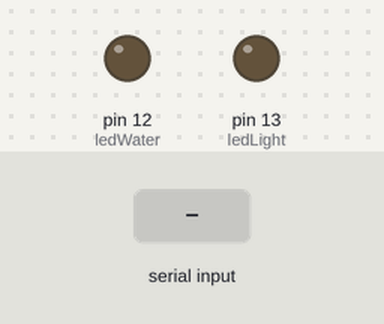
Recording of a sketch running on a simulated Arduino Uno, built with avr-gcc and run on an emulated ATmega328P. On the bench: output pins drawn as LEDs (lit = HIGH). Dashed ring = blinking. The inputs (shaded band) are chosen by the test bench.

Above: at 1.2 s.
1.3 s: "90,45\n" received over the second serial link
At 2.86 s:
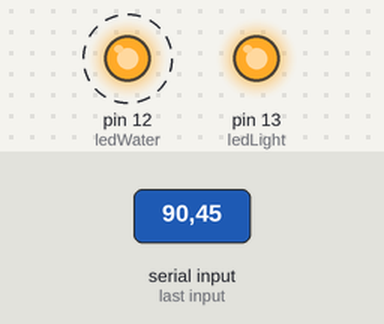
At 5.4 s:
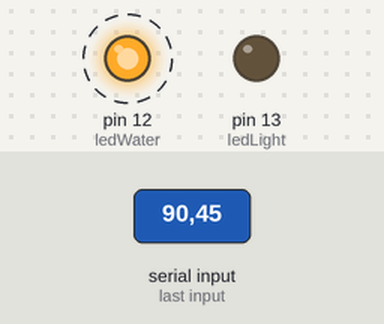
Timing chart, 0 to 10.3 s (numbered marks = the images above; inputs shaded):
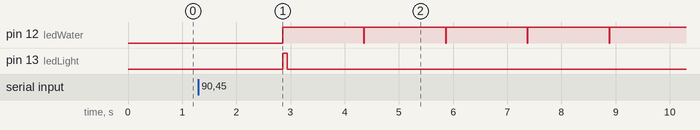

The sketch:

slave.ino
```cpp
#include <SoftwareSerial.h>
const int myserial_RX = 3;
const int myserial_TX = 2;
SoftwareSerial mySerial(myserial_RX, myserial_TX);
char buffer[128];
int counter = 0;

int pushButton = 2;
int ledWater = 12;
int ledLight = 13;
long startTime = 0;

bool available;
bool time = true;
bool light = false;
bool water = false;
// aqui constam informacoes recebidas do arduino MESTRE
float requiredLight;
float requiredWater = 1500;

void setup() {
  mySerial.begin(4800);
  //initialize serial communication at 9600 buts per second
  Serial.begin(9600);
  pinMode(pushButton,INPUT);
  pinMode(ledLight, OUTPUT);
  pinMode(ledWater, OUTPUT);
}

void loop() {

  available = mySerial.available();

  while(available) {
    char message = mySerial.read();

    buffer[counter] = message;
    counter++;

    if(message == '\0') {
      counter = 0;
      requiredLight = atof(buffer);
      water = true;
      light = true;
      time = true;
      available = false;

    }
    delay(10);
  }


  if (time) {
    startTime = millis();
	time = false;
  }

  while (light || water){


    if (millis() - startTime >= requiredLight){
      digitalWrite(ledLight,LOW);
      light = false;


    } else{
      digitalWrite(ledLight,HIGH);
    }

    if (millis() - startTime >= requiredWater){

      	digitalWrite(ledWater,LOW);
     	water = false;
  	} else  digitalWrite(ledWater,HIGH);

	}
}
```

Measured:
- after the input at 1.3 s, pin 12 (ledWater): alternates HIGH for 1.5 s and LOW for 0.01 s, starting after 1.6 s; pin 13 (ledLight): LOW → HIGH after 1.6 s, → LOW 0.09 s later
